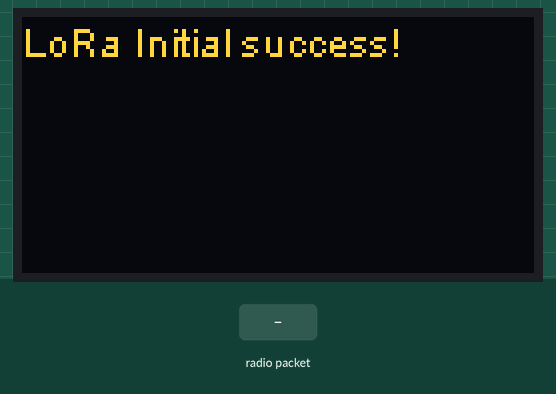
Recording of a sketch running on a simulated ESP32. On the bench: 128×64 one-colour display. The inputs (shaded band) are chosen by the test bench. The OLED is the two-colour kind (top 16 rows yellow); WiFi joins after 1.5 s; servers stay silent unless stated; uploads are accepted with an empty reply; what the sketch prints to the serial monitor is not drawn.

Above: at 3.0 s.
3.1 s: radio packet "1" arrives
At 3.9 s:
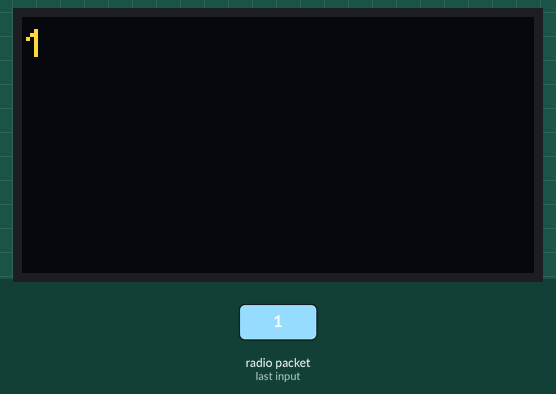
4.6 s: radio packet "0" arrives
At 7.0 s:
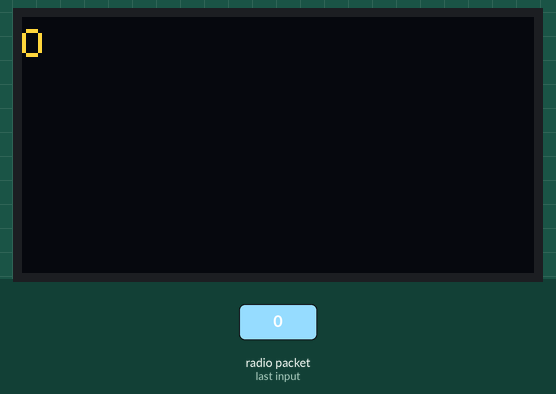
7.5 s: radio packet "2" arrives
Timing chart, 0 to 10.5 s (numbered marks = the images above; inputs shaded):
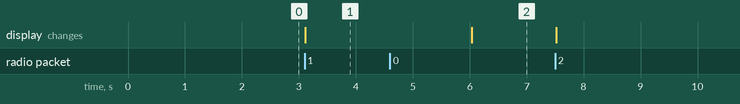

The sketch:

LoRaWiFiTransceiver.ino
```cpp
#include "heltec.h"
#include <WiFi.h>
#include <HTTPClient.h>
#include <ArduinoJson.h>

#define BAND    915E6  //you can set band here directly,e.g. 868E6,915E6

String getValue(String data, char separator, int index);

const char* ssid = "Ultron";
const char* password = "cr7njJzhJqnj";
String serverName = "http://192.168.0.100:8080/data/";

String updateRooms = "rooms/update";

const char* loraNodes_names[] = {"Balcony"};
const char* leds_names[] = {"Led_puerta"};
int loraNodes = 1;
String getRoomLights = "lights?room_name=";

unsigned long lastTime = 0;
unsigned long timerDelay = 2000;

void setup() {
    //WIFI Kit series V1 not support Vext control
  Heltec.begin(true /*DisplayEnable Enable*/, true /*Heltec.LoRa Disable*/, true /*Serial Enable*/, true /*PABOOST Enable*/, BAND /*long BAND*/);

  WiFi.begin(ssid, password);
  Serial.println("Connecting");
  while(WiFi.status() != WL_CONNECTED) {
    delay(500);
    Serial.print(".");
  }
  Serial.println("");
  Serial.print("Connected to WiFi network with IP Address: ");
  Serial.println(WiFi.localIP());

  Serial.println("Timer set to 5 seconds (timerDelay variable), it will take 5 seconds before publishing the first reading.");
}

void receiver_httpPut() {
  // try to parse packet
  int packetSize = LoRa.parsePacket();
  //Serial.println("o.o\n" + (String)packetSize);
  if (packetSize) {
    // received a packet
    Serial.print("Received packet '");
    // read packet
    String str;
    while (LoRa.available()) {
      str += (char)LoRa.read();
    }
    Serial.print(str);
    Heltec.display -> clear();
    Heltec.display -> drawString(0, 0, str);
    Heltec.display -> display();
    // print RSSI of packet
    Serial.print("' with RSSI ");
    Serial.println(LoRa.packetRssi());

    //Send an HTTP POST request every 10 minutes
    //Check WiFi connection status
    if(WiFi.status()== WL_CONNECTED){
      WiFiClient client;
      HTTPClient http;

      // Your Domain name with URL path or IP address with path
      http.begin(client, serverName + updateRooms);
      Serial.println(serverName + updateRooms);

      // Specify content-type header
      http.addHeader("Content-Type", "application/json");

      // Prepare JSON document
      DynamicJsonDocument doc(2048);
      doc["data"] = str;

      // Serialize JSON document
      String json;
      serializeJson(doc, json);
      Serial.print(json);
      // Data to send with HTTP POST
      String httpRequestData = {};
      // Send HTTP POST request
      int httpResponseCode = http.PUT(json);

      // If you need an HTTP request with a content type: application/json, use the following:
      //http.addHeader("Content-Type", "application/json");
      //int httpResponseCode = http.POST("{\"api_key\":\"tPmAT5Ab3j7F9\",\"sensor\":\"BME280\",\"value1\":\"24.25\",\"value2\":\"49.54\",\"value3\":\"1005.14\"}");

      // If you need an HTTP request with a content type: text/plain
      //http.addHeader("Content-Type", "text/plain");
      //int httpResponseCode = http.POST("Hello, World!");

      Serial.print("HTTP Response code: ");
      Serial.println(httpResponseCode);

      // Free resources
      http.end();
    }
    else {
      Serial.println("WiFi Disconnected");
    }
  }
    //Serial.println("por fin\n");
}

void send_httpGet(){
  for(int i=0; i<loraNodes; i++){
    HTTPClient http;
    http.begin(serverName + getRoomLights + loraNodes_names[i]);
    Serial.println(serverName + getRoomLights + loraNodes_names[i]);
    int httpResponseCode = http.GET();

    String payload = "{}";

    if (httpResponseCode>0) {
      Serial.print("HTTP Response code: ");
      Serial.println(httpResponseCode);
      payload = http.getString();
      Serial.println(payload);
    }
    else {
      Serial.print("Error code: ");
      Serial.println(httpResponseCode);
    }
    http.end();

    String state = getValue(getValue(payload, ':', 4), ',', 0);
    Serial.println(state);

    delay(10);
    LoRa.beginPacket();
    LoRa.setTxPower(14,RF_PACONFIG_PASELECT_PABOOST);
    for(int i=0; i < loraNodes; i++){
      LoRa.print("\nName: ");
      LoRa.print(loraNodes_names[i]);
      LoRa.print("\nLed_name: ");
      LoRa.print(leds_names[i]);
      LoRa.print("\nState: ");
      LoRa.print(state);
    }
    LoRa.endPacket();
    Serial.println("LoRa packet sended.");
    //digitalWrite(25, HIGH);   // turn the LED on (HIGH is the voltage level)
    //delay(1000);                       // wait for a second
    //digitalWrite(25, LOW);    // turn the LED off by making the voltage LOW
    //delay(1000);
  }
}

void loop(){
  lastTime = millis();
  while ((millis() - lastTime) < timerDelay) {
    receiver_httpPut();
  }
  lastTime = millis();
  while ((millis() - lastTime) < timerDelay) {
    send_httpGet();
  }
}

String getValue(String data, char separator, int index){
    int found = 0;
    int strIndex[] = { 0, -1 };
    int maxIndex = data.length() - 1;

    for (int i = 0; i <= maxIndex && found <= index; i++) {
        if (data.charAt(i) == separator || i == maxIndex) {
            found++;
            strIndex[0] = strIndex[1] + 1;
            strIndex[1] = (i == maxIndex) ? i+1 : i;
        }
    }
    return found > index ? data.substring(strIndex[0], strIndex[1]) : "";
}
```

Measured:
- after the input at 3.1 s, the display: changes at once (image 1)
- after the input at 4.6 s, the display: changes after 1.4 s (image 2)
